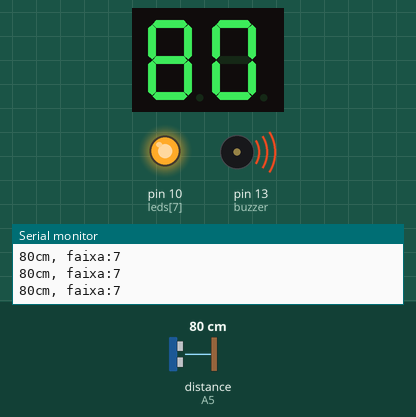
Recording of a sketch running on a simulated Arduino Uno, built with avr-gcc and run on an emulated ATmega328P. On the bench: 2-digit seven-segment display, output pins drawn as LEDs (lit = HIGH), buzzer (waves = sounding, pin HIGH), the last lines printed to the serial monitor. Wiring (inferred from the names in the program): ultrasonic range finder: trigger A4; echo A5; 2-digit 7-segment display, segments lit when LOW: segments pin 3, pin 4, pin 5, pin 6, pin 7, pin 8, pin 9; digit selects pin 11, pin 12. The inputs (shaded band) are chosen by the test bench; at power-on: distance to the obstacle (sensor on A5) 80 cm. The echo pulse lasts 58.3 µs per cm; the segment pins are drawn as the display they are named for; pins used as bus, display or sensor lines are not drawn.

Above: at 1.2 s.
1.3 s: distance to the obstacle (sensor on A5) set to 96 cm
At 2.4 s:
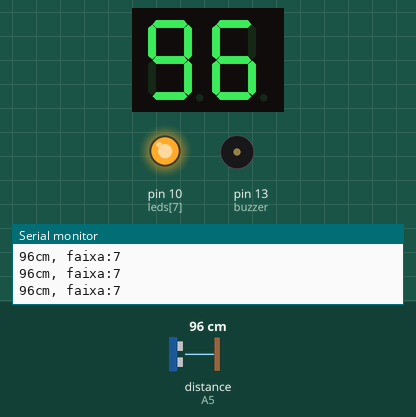
3.2 s: distance to the obstacle (sensor on A5) set to 105 cm
At 4.1 s:
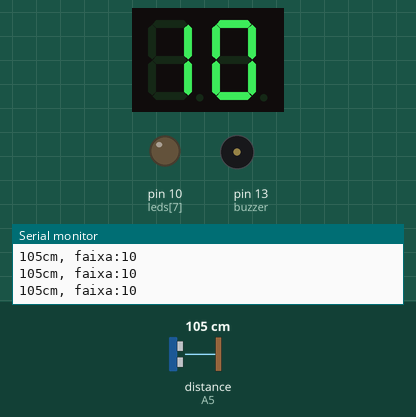
6.2 s: distance to the obstacle (sensor on A5) set to 2 cm
At 6.96 s:
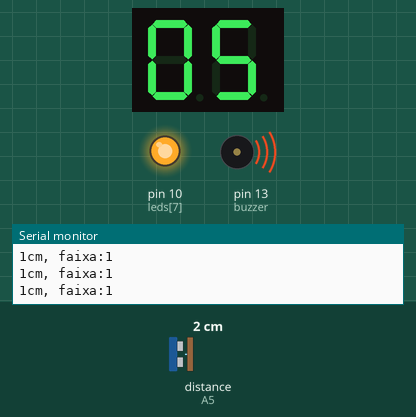
Timing chart, 0 to 13.8 s (numbered marks = the images above; inputs shaded):
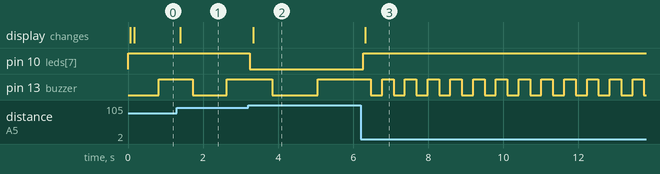

The sketch:

sensor_de_re.ino
```cpp
//Sensor de ré

// Define os parametros
const int pingPin = A4;
const int echoPin = A5;
const int buzzer = 13;


const int leds[] = {3,4,5,6,7,8,9,10};   // pinos dos leds
const int displays[] = {11,12};   // pinos de enable dos displays

const int qtd_efeitos = 10;

byte efeito[] = {B111111, B110, B1011011, B1001111, B1100110,
                  B1101101, B1111101, B111, B1111111, B1101111
                 };

int j = 1, i = 0, periodo_cont = 100, periodo_multiplx = 5, uni = 0, dez = 0, cent = 0, disp = 0, cm = 30, f = 0, a = 0, b = 0;
long duration;
unsigned long tempo_cont = 0, tempo_atual, tempo_multiplx = 0;
long int TempodeUpdate = 1000;
long int TempoGravado = 0;

void setup() {
  Serial.begin(9600);
  Serial.println(" Sensor de Ré ");
  Serial.println(" =================================== ");

  pinMode(pingPin, OUTPUT);
  pinMode(echoPin, INPUT);

  pinMode(buzzer, OUTPUT);

  for (i = 0; i < 8; i++)
    pinMode(leds[i], OUTPUT);

  for (i = 0; i < 2; i++)
    pinMode(displays[i], OUTPUT);


  digitalWrite(displays[0], 0);
  digitalWrite(displays[1], 0);
}

void loop() {


  tempo_atual = millis();
  if (tempo_atual - tempo_cont > periodo_cont)    // atingiu o intervalo de tempo desejado para a contagem de cada número
  {

    cm = ultrasonic_sensor();

    apito(cm);


    if(cm > 500)
    {
      cent = 5;
      dez = 0;
      uni = 0;
    }
    else
    {
      if(cm < 5)
      {
        cent = 0;
        dez = 0;
        uni = 5;
      }
      else
      {
        cent = cm/100;
        dez = (cm%100)/10;
        uni = (cm%100)%10;
      }
    }


    Serial.print(cm);
    Serial.print("cm, faixa:");
    Serial.println(f);


    tempo_cont = tempo_atual;    // reinicia contagem para atingir o periodo de contagem desejado
  }

  if (tempo_atual - tempo_multiplx > periodo_multiplx)    // atingiu o intervalo de tempo desejado que cada display deve permanecer aceso durante a multiplexação
  {
    if(cent == 0){  //de 0 a 99
      switch (disp){  //rotina individual de cada display para imprimir o valor desejado em cada um
       case 0:{
         digitalWrite(displays[1], 0);
         escreva_leds(efeito[uni]);
         digitalWrite(displays[0], 1);
         disp++;
         break;
       }
       case 1:{
         digitalWrite(displays[0], 0);
         escreva_leds(efeito[dez]);
          digitalWrite(leds[7],1);
         digitalWrite(displays[1], 1);
         disp--;
         break;
       }
      }
    }
    else{  //de 100 a 999
      switch (disp){  //rotina individual de cada display para imprimir o valor desejado em cada um
       case 0:{

         digitalWrite(displays[1], 0);

         escreva_leds(efeito[dez]);
         digitalWrite(leds[7],0);

         digitalWrite(displays[0], 1);

         disp++;
         break;
       }
       case 1:{
         digitalWrite(displays[0], 0);

         escreva_leds(efeito[cent]+128);
         digitalWrite(displays[1], 1);

         disp--;
         break;
       }
      }
    }

    tempo_multiplx = tempo_atual;    // reinicia contagem para atingir o periodo de contagem desejado
  }

}


void escreva_leds(byte x)    // escreve x (8 bits) no display de 7 segmentos
{
  for (i = 0; i < 7; i++)
    digitalWrite(leds[0 + i], !bitRead(x, i));
}

int ultrasonic_sensor() // rotina de leitura do sensor
{
  long int tempoagora = millis();
    if (abs (TempoGravado - TempoGravado) <= TempodeUpdate){
      digitalWrite(pingPin, LOW);
      delayMicroseconds(2);
      digitalWrite(pingPin, HIGH);
      delayMicroseconds(10);
      digitalWrite(pingPin, LOW);
      return pulseIn(echoPin, HIGH)/58;   // conversão de microsegundos para cm

      TempoGravado = millis();
    }
}

void apito(int cm) // rotina de faixas de apito
{
  if (cm<20)
    f = 1;
  else
    if (cm >=20 && cm <60 )
      f = 4;
    else
      if (cm >= 60 && cm <100)
        f = 7;
      else
        if (cm >= 100)
          f = 10;


   if (a < f)
     a++;
   else
     if (a > f)
       a = 0;
     else
     {
       a++;
       b = !b;
       digitalWrite(buzzer,b);
     }

}
```

Measured:
- the behaviour switches between 99 and 100 cm on distance to the obstacle (sensor on A5) (found by bisection; images 1 and 2)
- after the input at 1.3 s, the display: changes after 0.09 s (image 1)
- after the input at 3.2 s, pin 10 (leds[7]): HIGH → LOW after 0.05 s; the display: changes after 0.13 s (image 2)
- after the input at 6.2 s, pin 10 (leds[7]): LOW → HIGH after 0.07 s; pin 13 (buzzer): alternates HIGH for 0.30 s and LOW for 0.30 s, starting after 0.27 s; the display: changes after 0.12 s (image 3)
